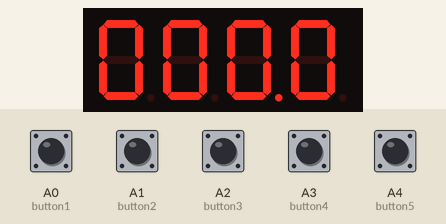
Bench run of a sketch on a simulated Arduino Uno, built with avr-gcc and run on an emulated ATmega328P. Shown: 4-digit seven-segment display. Wiring (inferred from the names in the program): 4-digit 7-segment display, segments lit when HIGH: segments pin 6, pin 7, pin 8, pin 9, pin 10, pin 11, pin 12, pin 13; digit selects pin 2, pin 3, pin 4, pin 5. The inputs (shaded band) are chosen by the test bench; at power-on: A0 (button1), A1 (button2), A2 (button3), A3 (button4), A4 (button5) LOW. The segment pins are drawn as the display they are named for.

Above: at 1.2 s.
1.3 s: A0 (button1) pulled HIGH for 0.15 s
At 2.6 s:
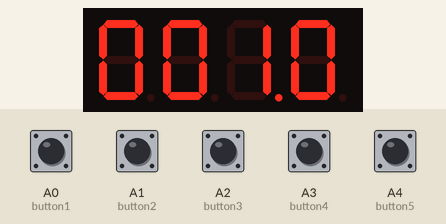
2.9 s: A1 (button2) pulled HIGH for 1 s
At 5.0 s:
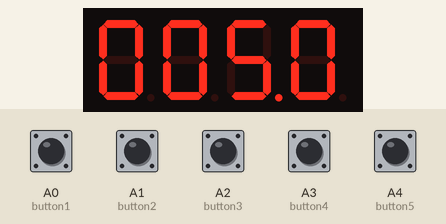
5.4 s: A3 (button4) pulled HIGH for 0.15 s
At 7.0 s:
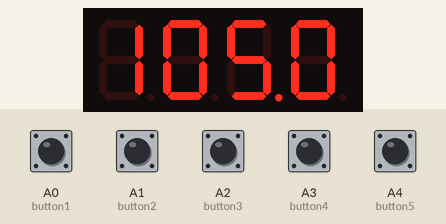
7.4 s: A2 (button3) pulled HIGH for 0.15 s
At 7.72 s:
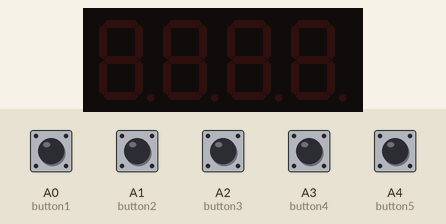
9.0 s: A0 (button1) pulled HIGH for 1 s
At 11.2 s:
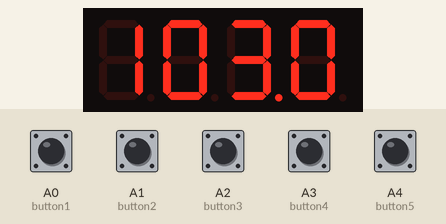
11.5 s: A2 (button3) pulled HIGH for 1 s
At 12.32 s:
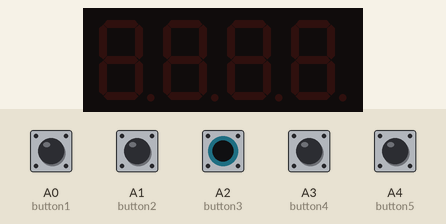
Timing chart, 0 to 14.5 s (numbered marks = the images above; inputs shaded):
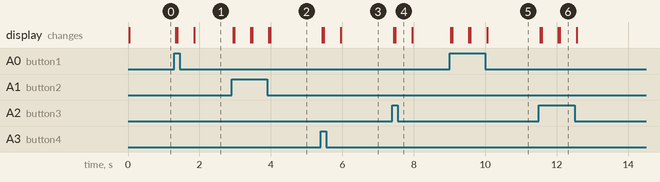

The sketch:

BasketballCounter.ino
```cpp
const int button1 = A0; //button pin
const int button2 = A1; //button pin
const int button3 = A2;
const int button4 = A3;
const int button5 = A4;

const int DP = 13; // 7 segment display pin
const int D1 = 2; // 7 segment display pin
const int D2 = 3; // 7 segment display pin
const int D3 = 4; // 7 segment display pin
const int D4 = 5; // 7 segment display pin
const int a = 6; // 7 segment display pin
const int b = 7; // 7 segment display pin
const int c = 8; // 7 segment display pin
const int d = 9; // 7 segment display pin
const int e = 10; // 7 segment display pin
const int f = 11; // 7 segment display pin
const int g = 12; // 7 segment display pin

int TeamAD1 = 0;
int TeamAD2 = 0;
int TeamBD1 = 0;
int TeamBD2 = 0;
int lastButtonState = 1;

void setup() {
    pinMode(button1, INPUT); // setting pinMode of buttons as input
    pinMode(button2, INPUT); // setting pinMode of buttons as input
    pinMode(a, OUTPUT); // Setting 7 segment a as an output
    pinMode(b, OUTPUT);// Setting 7 segment b as an output
    pinMode(c, OUTPUT);// Setting 7 segment c as an output
    pinMode(d, OUTPUT);// Setting 7 segment d as an output
    pinMode(e, OUTPUT);// Setting 7 segment e as an output
    pinMode(f, OUTPUT);// Setting 7 segment f as an output
    pinMode(g, OUTPUT);// Setting 7 segment g as an output
    pinMode(D1, OUTPUT);// Setting 7 segment d as an output
    pinMode(D2, OUTPUT);// Setting 7 segment e as an output
    pinMode(D3, OUTPUT);// Setting 7 segment f as an output
    pinMode(D4, OUTPUT);// Setting 7 segment g as an output
    pinMode(DP, OUTPUT);// Setting 7 segment g as an output
    digitalWrite(D1, HIGH);
    digitalWrite(D2, HIGH);
    digitalWrite(D3, HIGH);
    digitalWrite(D4, HIGH);


}


void loop() {
  int switchState1 = digitalRead(button1);
  int switchState2 = digitalRead(button2);
  int switchState3 = digitalRead(button3);
  int switchState4 = digitalRead(button4);
  int switchState5 = digitalRead(button5);


  getDigit(1);
  getNumber(HIGH, TeamAD1);
  delay(1);
  allLedOff();

  getDigit(2);
  getNumber(HIGH, TeamAD2);
  delay(1);
  allLedOff();

  getDigit(3);
  getNumber(HIGH, TeamBD1);
  delay(1);
  allLedOff();

  getDigit(4);
  getNumber(HIGH, TeamBD2);
  delay(1);
  allLedOff();


if(switchState3 == HIGH){
    lastButtonState = !lastButtonState;
    delay(500);
}


if(lastButtonState == HIGH){
  if( switchState1 == HIGH){
    TeamBD1 = TeamBD1 + 1;

    if (TeamBD1 > 9){
      TeamBD2++;
      TeamBD1 = 0;
      if(TeamBD2 > 9){
      TeamBD1 = 0;
      TeamBD2 = 0;
      }
    }
    delay(500);
  }
  if( switchState2 == HIGH){
    TeamBD1 = TeamBD1 + 2;
    if (TeamBD1 > 9){
      TeamBD2++;
      TeamBD1 = 0;
      if(TeamBD2 > 9){
      TeamBD1 = 0;
      TeamBD2 = 0;
      }
    }
    delay(500);
  }

  if( switchState4 == HIGH){
    TeamAD1 = TeamAD1 + 1;
    if (TeamAD1 > 9){
      TeamAD2++;
      TeamAD1 = 0;
      if(TeamAD2 > 9){
      TeamAD1 = 0;
      TeamAD2 = 0;
      }
    }
    delay(500);
  }
 if( switchState5 == HIGH){
    TeamAD1 = TeamAD1 + 2;
    if (TeamAD1 > 9){
      TeamAD2++;
      TeamAD1 = 0;
      if(TeamAD2 > 9){
      TeamAD1 = 0;
      TeamAD2 = 0;
      }
    }
    delay(500);
  }
}
else{
  if( switchState1 == HIGH){
    TeamBD1 = TeamBD1 - 1;

    if (TeamBD1 < 0){
      TeamBD2--;
      TeamBD1 = 9;
    }
    delay(500);
  }


  if( switchState4 == HIGH){
    TeamAD1 = TeamAD1 - 1;
    if (TeamAD1 < 0){
      TeamAD2--;
      TeamAD1 = 9;
    }
    delay(500);
  }

}


}


/*
  if(switchState3 == HIGH && switchState5 == HIGH){
    TeamAD1--;
    if (TeamAD1 < 0){
      TeamAD2--;
      TeamAD1 = 9;

    }
    */


void getDigit(int digit)
{
  switch (digit){
    case 1:
    digitalWrite(D1, LOW);
    digitalWrite(D2, HIGH);
    digitalWrite(D3, HIGH);
    digitalWrite(D4, HIGH);
    digitalWrite(DP, LOW);
    break;

    case 2:
    digitalWrite(D1, HIGH);
    digitalWrite(D2, LOW);
    digitalWrite(D3, HIGH);
    digitalWrite(D4, HIGH);
    digitalWrite(DP, LOW);
    break;

    case 3:
    digitalWrite(D1, HIGH);
    digitalWrite(D2, HIGH);
    digitalWrite(D3, LOW);
    digitalWrite(D4, HIGH);
    digitalWrite(DP, HIGH);
    break;

    case 4:
    digitalWrite(D1, HIGH);
    digitalWrite(D2, HIGH);
    digitalWrite(D3, HIGH);
    digitalWrite(D4, LOW);
    digitalWrite(DP, LOW);
    break;
  }
}


void getNumber(int x, byte number){
switch (number)
  {
    case 0:
    number0(x);
    break;

    case 1:
    number1(x);
    break;

    case 2:
    number2(x);
    break;

    case 3:
    number3(x);
    break;

    case 4:
    number4(x);
    break;

    case 5:
    number5(x);
    break;

    case 6:
    number6(x);
    break;

    case 7:
    number7(x);
    break;

    case 8:
    number8(x);
    break;

    case 9:
    number9(x);
    break;

    case 10:
    number0(x);
    break;

    case 11:
    number1(x);
    break;

    case 12:
    number2(x);
    break;

    case 13:
    number3(x);
    break;

    case 14:
    number4(x);
    break;
  }
}


void number0(int state){
digitalWrite(a, state);digitalWrite(b, state);digitalWrite(c, state);digitalWrite(d, state);digitalWrite(e, state);digitalWrite(f, state);
}
void number1(int state){
digitalWrite(b, state);digitalWrite(c, state);
}
void number2(int state){
digitalWrite(a, state);digitalWrite(b, state);digitalWrite(g, state);digitalWrite(e, state);digitalWrite(d, state);
}
void number3(int state){
digitalWrite(a, state);digitalWrite(b, state);digitalWrite(c, state);digitalWrite(d, state);digitalWrite(g, state);
}
void number4(int state){
digitalWrite(b, state);digitalWrite(c, state);digitalWrite(g, state);digitalWrite(f, state);
}
void number5(int state){
digitalWrite(a, state);digitalWrite(f, state);digitalWrite(g, state);digitalWrite(c, state);digitalWrite(d,state);
}
void number6(int state){
digitalWrite(a, state);digitalWrite(c, state);digitalWrite(d, state);digitalWrite(e, state);digitalWrite(f,state);digitalWrite(g, state);
}
void number7(int state){
digitalWrite(a, state);digitalWrite(b, state);digitalWrite(c, state);
}
void number8(int state){
digitalWrite(a, state);digitalWrite(b,state);digitalWrite(c, state);digitalWrite(d, state);digitalWrite(e, state);digitalWrite(f, state);digitalWrite(g, state);
}
void number9(int state){
digitalWrite(a, state);digitalWrite(b,state);digitalWrite(c, state);digitalWrite(d, state);digitalWrite(f, state);digitalWrite(g, state);
}


void allLedOff()
{ // creating a function that all leds off for off button
  digitalWrite(a, LOW);
  digitalWrite(b, LOW);
  digitalWrite(c, LOW);
  digitalWrite(d, LOW);
  digitalWrite(e, LOW);
  digitalWrite(f, LOW);
  digitalWrite(g, LOW);
  digitalWrite(DP, LOW);
}
```

Measured:
- after the input at 1.3 s, the display: first changes at once (image 1 shows a later state)
- after the input at 2.9 s, the display: first changes at once (image 2 shows a later state)
- after the input at 5.4 s, the display: first changes at once (image 3 shows a later state)
- after the input at 7.4 s, the display: first changes at once (image 4 shows a later state)
- after the input at 9.0 s, the display: first changes at once (image 5 shows a later state)
- after the input at 11.5 s, the display: first changes at once (image 6 shows a later state)
